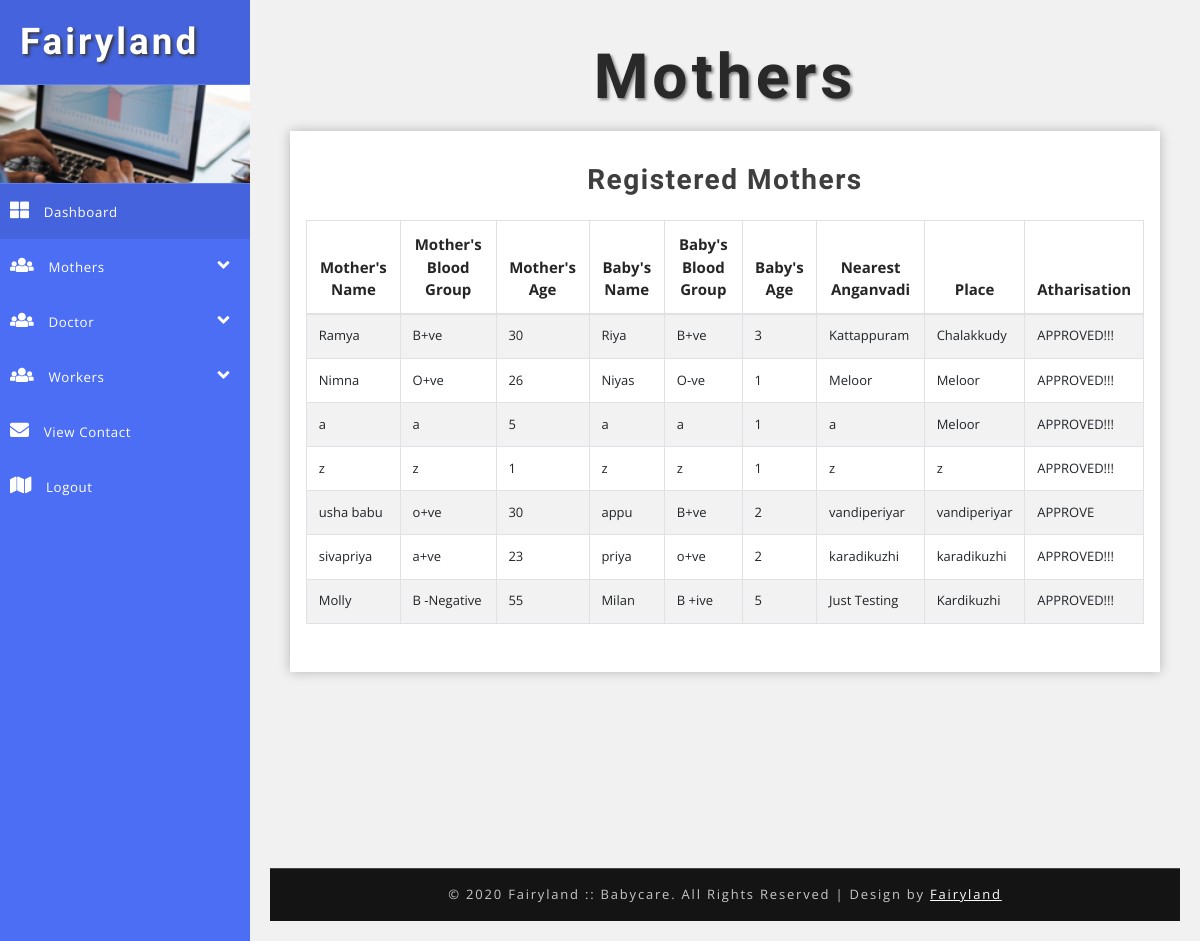
Page /view_users/ on the committed database.
### publicapp/models.py (models this page shows)
class tbl_reg(models.Model):
    mother_name=models.CharField(max_length=100)
    mother_bloodgroup=models.CharField(max_length=50)
    baby_name=models.CharField(max_length=100)
    baby_bloodgroup=models.CharField(max_length=50)
    mother_age=models.CharField(max_length=50)
    anganvadi=models.CharField(max_length=100)
    baby_age=models.CharField(max_length=50)
    place=models.CharField(max_length=100)
    number=models.CharField(max_length=50,default='0000000000')
    email=models.CharField(max_length=100,default='user@email.com')
    place=models.CharField(max_length=100)
    approve=models.CharField(max_length=50)
    usertype=models.CharField(max_length=50)

### adminapp/views.py (the view)
# urls.py: url(r'^view_users/$',view_users,name="view_users"),
def view_users(request):
    data=tbl_reg.objects.all()
    return render(request,"adminapp/view_users.html",{'data':data})

### adminapp/templates/adminapp/view_users.html
{% extends "adminapp/alayout.html" %}
{% block content %}
<body>
    <div class="wrapper">
        <div id="content">
            <h2 class="main-title-w3layouts mb-2 text-center">Mothers</h2>
            <section class="grids-section bd-content">
                <div class="outer-w3-agile mt-3">
                    <h4 class="tittle-w3-agileits mb-4">Registered Mothers</h4>
                    <table class="table table-bordered table-striped">
                        <thead>
                            <tr>
                                <th class="text-center">
                                    Mother's Name
                                </th>
                                <th class="text-center">
                                    Mother's Blood Group
                                </th>
                                <th class="text-center">
                                    Mother's Age
                                </th>
                                <th class="text-center">
                                    Baby's Name
                                </th>
                                <th class="text-center">
                                    Baby's Blood Group
                                </th>
                                <th class="text-center">
                                    Baby's Age
                                </th>
                                <th class="text-center">
                                    Nearest Anganvadi
                                </th>
                                <th class="text-center">
                                    Place
                                </th>
                                <th class="text-center">
                                    Atharisation
                                </th>
                            </tr>
                        </thead>
                        <tbody>
                            {% for i in data %}
                            <tr>
                                <td>{{i.mother_name}}</td>
                                <td>{{i.mother_bloodgroup}}</td>
                                <td>{{i.mother_age}}</td>
                                <td>{{i.baby_name}}</td>
                                <td>{{i.baby_bloodgroup}}</td>
                                <td>{{i.baby_age}}</td>
                                <td>{{i.anganvadi}}</td>
                                <td>{{i.place}}</td>
                                <td><a href="{% url 'approve' i.id %}">{{i.approve}}</a></td>
                            </tr>
                            {% endfor %}
                        </tbody>
                    </table>
                </div>
            </section>
        </div>
    </div>
</body>
{% endblock %}

### adminapp/templates/adminapp/alayout.html (shortened to what this page needs)
<!DOCTYPE html>
<html lang="en">
<head>
    <link href="../static/adminapp/css/bootstrap.css" rel="stylesheet" type="text/css" media="all" />
    <link rel="stylesheet" href="../static/adminapp/css/bar.css">
    <link rel="stylesheet" type="text/css" href="../static/adminapp/css/pignose.calender.css" />
    <link href="../static/adminapp/css/style.css" rel="stylesheet" type="text/css" media="all" />
    <link rel="stylesheet" href="../static/adminapp/css/style4.css">
    <link href="../static/adminapp/css/fontawesome-all.css" rel="stylesheet">
</head>
<body>
    <div class="wrapper">
        <nav id="sidebar">
            <div class="sidebar-header">
                <h1>
                    <a href="{% url 'home' %}">Fairyland</a>
                </h1>
            </div>
            <div class="profile-bg"></div>
            <ul class="list-unstyled components">
                <li class="active">
                    <a href="#">
                        <i class="fas fa-th-large"></i>
                        Dashboard
                    </a>
                </li>
                <li>
                    <a href="#homeSubmenu" data-toggle="collapse" aria-expanded="false" class="collapsed">
                        <i class="fas fa-users"></i>
                        Mothers
                        <i class="fas fa-angle-down fa-pull-right"></i>
                    </a>
                </li>
                <li>
                    <a href="#pageSubmenu1" data-toggle="collapse" aria-expanded="false" class="collapsed">
                        <i class="fas fa-users"></i>
                        Doctor
                        <i class="fas fa-angle-down fa-pull-right"></i>
                    </a>
                </li>
                <li>
                    <a href="#pageSubmenu3" data-toggle="collapse" aria-expanded="false" class="collapsed">
                        <i class="fas fa-users"></i>
                        Workers
                        <i class="fas fa-angle-down fa-pull-right"></i>
                    </a>
                </li>
                <li>
                    <a href="{% url 'view_contact' %}">
                        <i class="fas fa-envelope"></i>
                        View Contact
                     </a>
                </li>
                <li>
                    <a href="{% url 'logout' %}">
                        <i class="fas fa-map"></i>
                        Logout
                    </a>
                </li>
            </ul>
        </nav>
        <div id="content">
                {% block content %}
                {% endblock %}
            <div class="copyright-w3layouts py-xl-3 py-2 mt-xl-5 mt-4 text-center">
                <p>© 2020 Fairyland :: Babycare. All Rights Reserved | Design by
                    <a href="#"> Fairyland </a>
                </p>
            </div>
        </div>
    </div>
    <link href="../static/adminapp/css/simplyCountdown.css" rel='stylesheet' type='text/css' />
</body>
</html>

### adminapp/static/adminapp/css/style.css (style rules this page uses)
html, body { margin: 0; font-size: 100%; font-family: 'Open Sans', sans-serif; background: #fff; }
body a { text-decoration: none; transition: 0.5s all; -webkit-transition: 0.5s all; -moz-transition: 0.5s all; -o-transition: 0.5s all; -ms-transition: 0.5s all; }
h1, h2, h3, h4, h5, h6 { margin: 0; font-family: 'Poiret One', cursive; font-weight: 700; }
p { margin: 0; }
ul { margin: 0; padding: 0; }
ul li { list-style: none; }
.outer-w3-agile { padding: 2em 1em; -webkit-box-shadow: 0px 0px 11px 0px rgba(0, 0, 0, 0.25); -moz-box-shadow: 0px 0px 11px 0px rgba(0, 0, 0, 0.25); box-shadow: 0px 0px 11px 0px rgba(0, 0, 0, 0.25); background: #fff; }
h2.main-title-w3layouts { font-size: 3.9em; letter-spacing: 4px; color: #292929; text-shadow: 2px 2px 3px #838386; text-transform: capitalize; }
h4.tittle-w3-agileits { font-size: 2em; letter-spacing: 1.5px; font-weight: 600; color: #3e3e3e; text-align: center; }
.profile-bg { border: 1px solid #5d7cf7; border-left: none; border-right: none; background: url(../images/menu1.jpg)no-repeat 0px 0px; -webkit-background-size: cover; -moz-background-size: cover; -o-background-size: cover; -ms-background-size: cover; background-size: cover; min-height: 100px; }
.copyright-w3layouts p { color: #c7c7c7; font-size: 13px; letter-spacing: 1.8px; text-align: center; font-weight: 400; }
.copyright-w3layouts p a { color: #fff; text-decoration: underline; }
.copyright-w3layouts { background: #151414; border-top: 1px solid #464646; }
ul.list-unstyled li { font-size: 14px; letter-spacing: 1px; color: #7d7d7d; }
.table th, .table td { padding: 0.74rem; vertical-align: top; border-top: 1px solid #dee2e6; font-size: 13px; }
.table th { color: #252525; font-size: 15px; }
@media (max-width:1280px) { h4.tittle-w3-agileits { font-size: 1.75em; } }

### adminapp/static/adminapp/css/style4.css (style rules this page uses)
body { font-family: 'Open Sans', sans-serif; background: #f1f1f1; }
p { font-family: 'Open Sans', sans-serif; }
a, a:hover, a:focus { color: inherit; text-decoration: none; transition: all 0.3s; }
i, span { display: inline-block; }
.wrapper { display: flex; align-items: stretch; }
#sidebar { min-width: 250px; max-width: 250px; background: #4c6ef5; color: #fff; transition: all 0.3s; }
.sidebar-header h1 { font-size: 2.3em; letter-spacing: 3px; color: #fff; text-shadow: 2px 2px 3px #39393a; }
#sidebar ul li a { text-align: left; }
#sidebar .sidebar-header { padding: 20px; background: #4463dc; }
#sidebar ul li a { padding: 16px 10px; font-size: .95em; letter-spacing: 0.6px; display: block; color: #fff; font-weight: 400; }
#sidebar ul li a i { margin-right: 10px; font-size: 19px; }
#sidebar ul li.active>a, #sidebar a[aria-expanded="true"] { color: #fff; background: #4463dc; }
#content { padding: 20px; min-height: 100vh; transition: all 0.3s; overflow: hidden; width: 100%; }

### rows in the picture
tbl_reg: mother_name "Ramya", mother_bloodgroup "B+ve", mother_age "30", baby_name "Riya", baby_bloodgroup "B+ve", baby_age "3", anganvadi "Kattappuram", place "Chalakkudy", approve "APPROVED!!!"
tbl_reg: mother_name "Nimna", mother_bloodgroup "O+ve", mother_age "26", baby_name "Niyas", baby_bloodgroup "O-ve", baby_age "1", anganvadi "Meloor", place "Meloor", approve "APPROVED!!!"
tbl_reg: mother_name "a", mother_bloodgroup "a", mother_age "5", baby_name "a", baby_bloodgroup "a", baby_age "1", anganvadi "a", place "Meloor", approve "APPROVED!!!"
tbl_reg: mother_name "z", mother_bloodgroup "z", mother_age "1", baby_name "z", baby_bloodgroup "z", baby_age "1", anganvadi "z", place "z", approve "APPROVED!!!"
tbl_reg: mother_name "usha babu", mother_bloodgroup "o+ve", mother_age "30", baby_name "appu", baby_bloodgroup "B+ve", baby_age "2", anganvadi "vandiperiyar", place "vandiperiyar", approve "APPROVE"
tbl_reg: mother_name "sivapriya", mother_bloodgroup "a+ve", mother_age "23", baby_name "priya", baby_bloodgroup "o+ve", baby_age "2", anganvadi "karadikuzhi", place "karadikuzhi", approve "APPROVED!!!"
tbl_reg: mother_name "Molly", mother_bloodgroup "B -Negative", mother_age "55", baby_name "Milan", baby_bloodgroup "B +ive", baby_age "5", anganvadi "Just Testing", place "Kardikuzhi", approve "APPROVED!!!"
